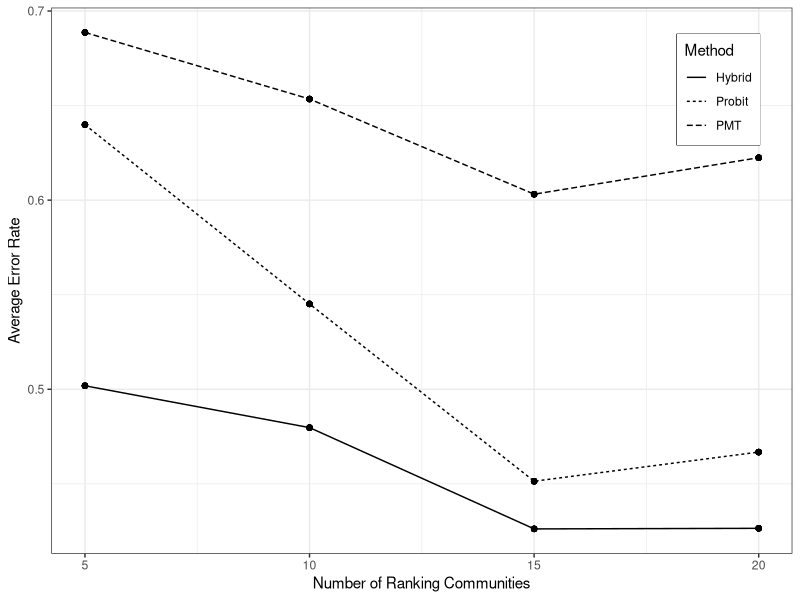
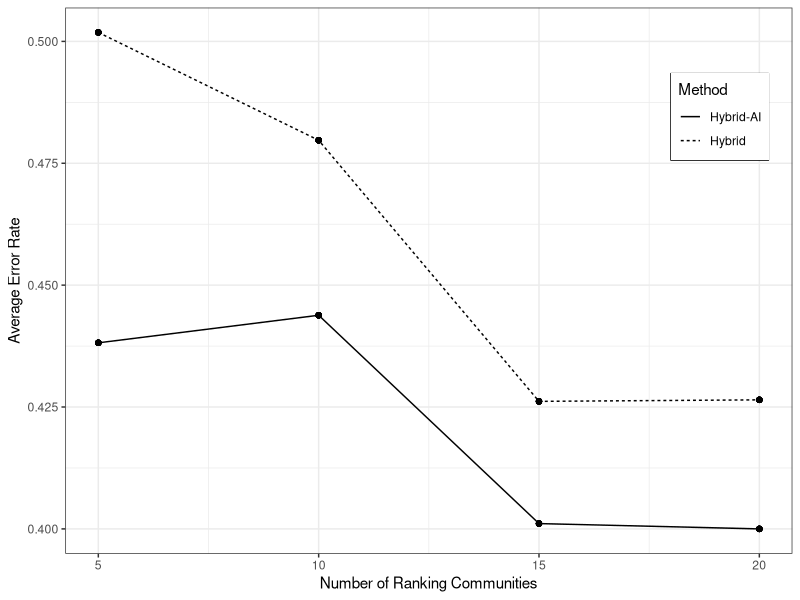
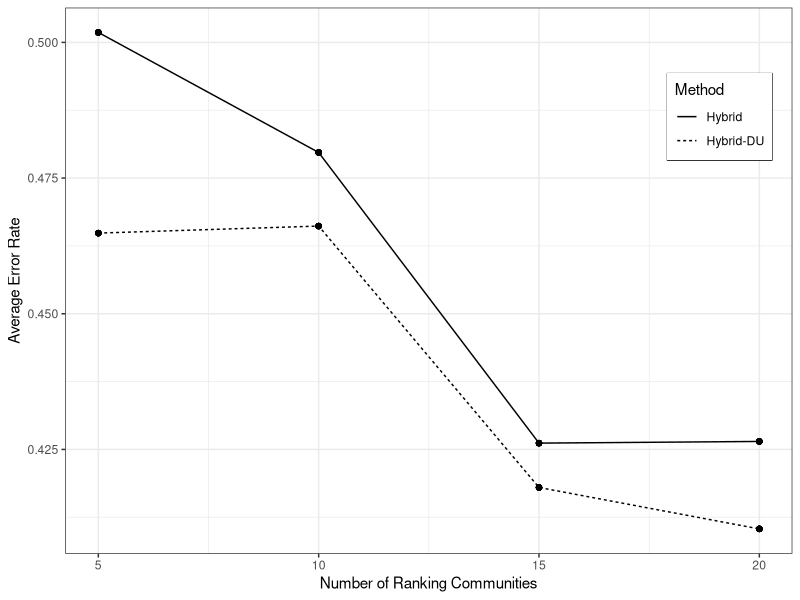
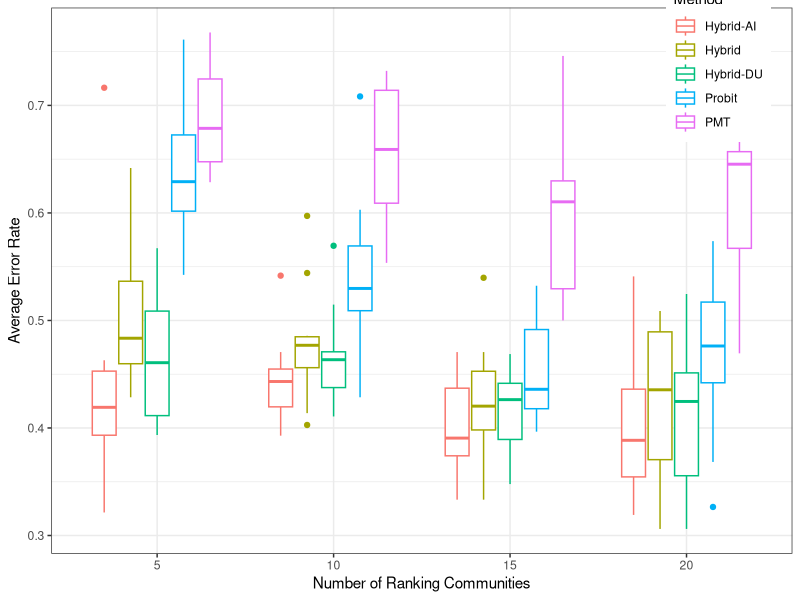
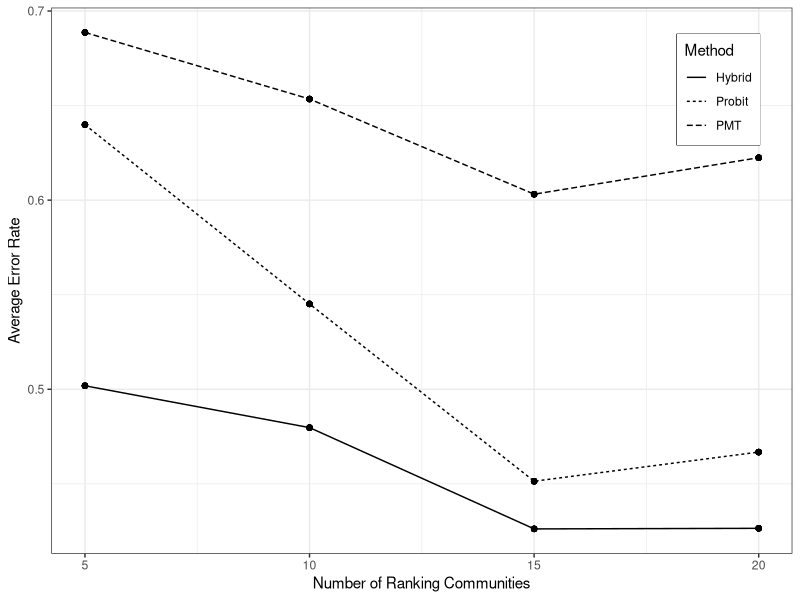
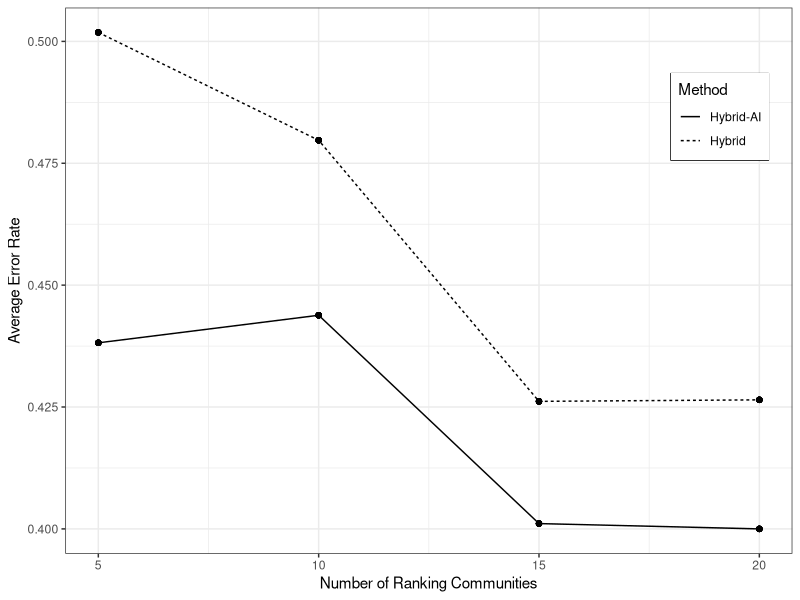
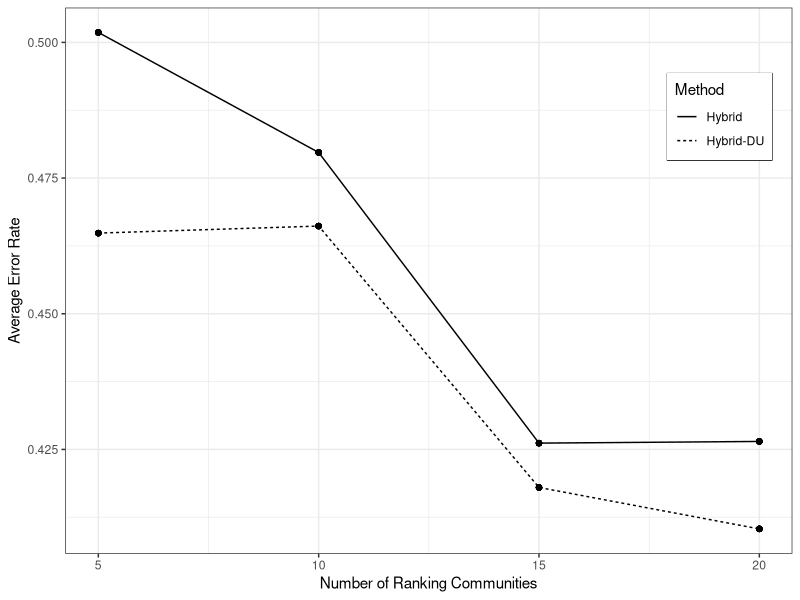

Write R code to recreate these figures, in order. (Note: this script raises an error after producing the figures.)
library(dplyr)
library(ggplot2)
library(reshape2)

all_results <- read.csv("Hillebrecht Analysis/all_results.csv")

all_coef <- read.csv("Hillebrecht Analysis/coef_total_sample.csv")

#### --- ERROR RATE PLOTS ----------------------------------

plot_data <- all_results %>%  mutate(IER = 1-Precision,
                                     EER = 1-Sensitivity) %>%
  melt(id.var = c("Method", "CBT_ncomm")) %>%
  mutate(Method = factor(Method, levels = c("Hybrid Score (corrected)","Hybrid Score","CBT Score", "CBT Score (corrected)","CBT DU", "CBT Logit", "PMT OLS"),
                         labels = c("Hybrid-AI-EC","Hybrid-AI","Hybrid","Hybrid-EC","Hybrid-DU", "Probit", "PMT"))) %>%
  group_by(Method, CBT_ncomm, variable) %>%
  mutate(mean = mean(value ),
         min = min(value),
         max = max(value))%>%ungroup


plot_data %>%
  subset(variable %in% c( "IER") & Method %in% c("Hybrid", "PMT", "Probit")  )%>%
  ggplot() + geom_line(aes(x = CBT_ncomm, y = mean, linetype = Method)) +
  geom_point(aes(x = CBT_ncomm, y = mean)) +
  #geom_linerange(aes(x = CBT_ncomm, ymin = min,ymax=max, linetype = Method))+
  theme_bw() +
  labs(x = "Number of Ranking Communities", y = "Average Error Rate")+ 
  theme(legend.position = c(0.9, 0.85))+
  theme(legend.box.background = element_rect(colour = "black"))

ggsave("Hillebrecht Analysis/ER_hybrid.pdf", width = 8, height = 5)


plot_data %>%
  subset(variable %in% c( "IER") & Method %in% c("Hybrid", "Hybrid-AI")  )%>%
  ggplot() + geom_line(aes(x = CBT_ncomm, y = mean, linetype = Method)) +
  geom_point(aes(x = CBT_ncomm, y = mean)) +
  #geom_linerange(aes(x = CBT_ncomm, ymin = min,ymax=max, linetype = Method))+
  theme_bw() +
  labs(x = "Number of Ranking Communities", y = "Average Error Rate")+ 
  theme(legend.position = c(0.9, 0.8))+
  theme(legend.box.background = element_rect(colour = "black"))

ggsave("Hillebrecht Analysis/ER_hybrid_AI.pdf", width = 8, height = 5)

plot_data %>%
  subset(variable %in% c( "IER") & Method %in% c("Hybrid", "Hybrid-DU")  )%>%
  ggplot() + geom_line(aes(x = CBT_ncomm, y = mean, linetype = Method)) +
  geom_point(aes(x = CBT_ncomm, y = mean)) +
  #geom_linerange(aes(x = CBT_ncomm, ymin = min,ymax=max, linetype = Method))+
  theme_bw() +
  labs(x = "Number of Ranking Communities", y = "Average Error Rate")+ 
  theme(legend.position = c(0.9, 0.8))+
  theme(legend.box.background = element_rect(colour = "black"))

ggsave("Hillebrecht Analysis/ER_hybrid_DU.pdf", width = 8, height = 5)



all_results %>%  mutate(IER = 1-Precision,
                        EER = 1-Sensitivity) %>%
  melt(id.var = c("Method", "CBT_ncomm")) %>%
  mutate(Method = factor(Method, levels = c("Hybrid Score (corrected)","Hybrid Score","CBT Score", "CBT Score (corrected)","CBT DU", "CBT Logit", "PMT OLS"),
                         labels = c("Hybrid-AI-EC","Hybrid-AI","Hybrid","Hybrid-EC","Hybrid-DU", "Probit", "PMT"))) %>%
  subset(variable %in% c( "IER") & Method %in% c("Hybrid", "PMT", "Probit", "Hybrid-DU", "Hybrid-AI")  )%>%
  ggplot() + geom_boxplot(aes(x = as.factor(CBT_ncomm), y = value,colour = Method)) +
  #geom_point(aes(x = CBT_ncomm, y = mean)) +
  #geom_linerange(aes(x = CBT_ncomm, ymin = min,ymax=max, linetype = Method))+
  theme_bw() +
  labs(x = "Number of Ranking Communities", y = "Average Error Rate")+ 
  theme(legend.position = c(0.9, 0.9))

#### --- COEFFICIENT PLOTS ----------------------------------

variable_labels <- read.csv("Data/Burkina Faso/Cleaning/variables.csv")
#variable_labels_add <- data.frame(Name = "connected", Definition = "Elite connection")

#variable_labels <- rbind(variable_labels, variable_labels_add)

score_order <- all_coef %>% merge(variable_labels, by.x = "parameter", by.y = "Name") %>% 
  dplyr::select(Definition,Category, CB_beta_rank_mean) %>%
  subset(CB_beta_rank_mean != 0)%>% #remove elite connection 0
  melt(id.vars = c("Definition", "Category")) %>%
  group_by(Definition, Category,variable) %>%
  summarise(mean = mean(value)) %>%
  group_by(Category,variable) %>%
  mutate(std_mean =mean/mean(abs(mean))) %>%
  arrange(Category,mean) 

all_coef %>%merge(variable_labels, by.x = "parameter", by.y = "Name") %>% 
  dplyr::select(Definition, Category, CB_beta_rank_mean, PMT_beta) %>%
  subset(CB_beta_rank_mean != 0)%>% #remove elite connection 0
  melt(id.vars = c("Definition", "Category")) %>%
  group_by(Definition, Category, variable) %>%
  summarise(mean = mean(value)) %>% ungroup() %>%
  group_by(variable) %>%
  mutate(std_mean = mean/mean(abs(mean))) %>%
  ungroup() %>%
  mutate(Definition = factor(Definition, levels = score_order$Definition),
         variable = factor(variable, levels = c("CB_beta_rank_mean", "PMT_beta"),
                           labels = c("Hybrid", "PMT")))%>%
  ggplot() + 
  geom_col(aes(x = Definition, y = std_mean, fill = variable ),position =  position_dodge(width = 0.5)) +
  #facet_grid(Category~., scales = "free_y")+
  coord_flip() + 
  theme_bw() +
  labs(x = "", y = "Standardized Coefficient Estimate") +
  scale_fill_grey("Method") +
  theme(legend.position = c(.9,.9), 
        legend.box.background = element_rect(colour = "black"))


ggsave("Hillebrecht Analysis/coef_score_hillebrecht.pdf", width = 12, height = 12)

all_coef %>%merge(variable_labels, by.x = "parameter", by.y = "Name") %>%
  dplyr::select(Definition, Category, CB_beta_rank_mean, CB_beta_rank_mean_noelite) %>%
  subset(CB_beta_rank_mean != 0)%>% #remove elite connection 0
  melt(id.vars = c("Definition", "Category")) %>%
  group_by(Definition, Category, variable) %>%
  summarise(mean = mean(value)) %>% ungroup() %>%
  group_by(variable) %>%
  mutate(std_mean = mean/mean(abs(mean))) %>%
  mutate(Definition = factor(Definition, levels = score_order$Definition),
         variable = factor(variable, levels = c("CB_beta_rank_mean", "CB_beta_rank_mean_noelite"),
                           labels = c("Hybrid", "Hybrid-EC")))%>%
  ggplot() + 
  geom_col(aes(x = Definition, y = std_mean, fill = variable ), position = position_dodge(width = 0.5)) +
  #facet_grid(Category~., scales = "free_y")+
  coord_flip() + 
  theme_bw() +
  labs(x = "", y = "Standardized Coefficient Estimate") +
  scale_fill_grey("Method")+
  theme(legend.position = c(.9,.9), 
        legend.box.background = element_rect(colour = "black"))

ggsave("Hillebrecht Analysis/coef_score_EC_hillebrecht.pdf", width = 12, height = 12)


